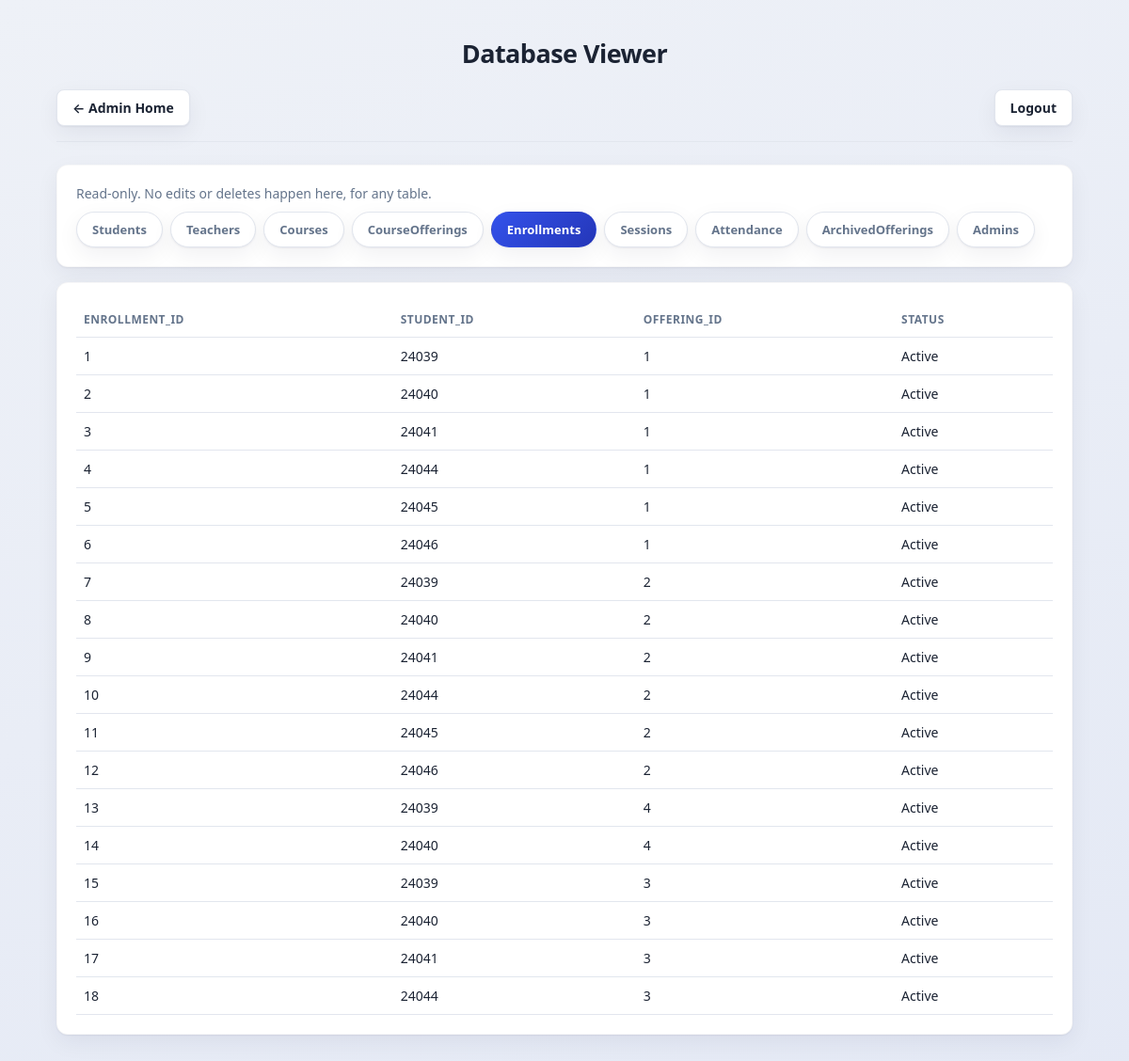
Page /admin/db/Enrollments (signed in) on the committed database.
### tables this page shows
CREATE TABLE Enrollments(
    enrollment_id INTEGER PRIMARY KEY AUTOINCREMENT,
    student_id TEXT NOT NULL,
    offering_id INTEGER NOT NULL,
    status TEXT DEFAULT 'Active',
    FOREIGN KEY(student_id) REFERENCES Students(student_id),
    FOREIGN KEY(offering_id) REFERENCES CourseOfferings(offering_id),
    UNIQUE(student_id, offering_id)
);

### admin.py (the view)
@admin_bp.route("/db/<table>")
@login_required(role="admin")
def db_view(table):
    if table not in VIEWABLE_TABLES:
        return redirect(url_for("admin.db_index"))
    conn = get_connection()
    cur = conn.cursor()
    cur.execute(f"SELECT * FROM {table}")
    rows = cur.fetchall()
    columns = rows[0].keys() if rows else [d[1] for d in cur.execute(f"PRAGMA table_info({table})").fetchall()]
    conn.close()
    return render_template(
        "admin_db_viewer.html", tables=VIEWABLE_TABLES, table=table, columns=columns, rows=rows
    )

### database.py (called while the page is built, shortened)
def _ensure_schema(conn):
    global _SCHEMA_CHECKED
    if _SCHEMA_CHECKED:
        return

def get_connection():
    conn = sqlite3.connect(DATABASE)
    conn.row_factory = sqlite3.Row
    _ensure_schema(conn)
    return conn

### ui.py (called while the page is built)
def login_required(role=None):
    def decorator(view):
        @wraps(view)
        def wrapped(*args, **kwargs):
            user_role = session.get("role")
            if not user_role:
                return redirect(url_for("ui.login"))
            if role and user_role != role:
                return redirect(url_for("ui.teacher_dashboard" if user_role == "teacher" else "ui.student_dashboard"))
            return view(*args, **kwargs)
        return wrapped
    return decorator

### templates/admin_db_viewer.html (shortened to what this page needs)
<!doctype html>
<html lang="en">
<head>
  <link rel="stylesheet" href="{{ url_for('static', filename='styles.css') }}" />
</head>
<body>
  <div class="container">
    <h1 class="page-title">Database Viewer</h1>
    <div class="top">
      <a class="logout-btn" href="{{ url_for('admin.dashboard') }}">← Admin Home</a>
      <a class="logout-btn" href="{{ url_for('ui.logout') }}">Logout</a>
    </div>
    <div class="card" style="margin-bottom:16px;">
      <p class="hint" style="margin:0 0 10px;">Read-only. No edits or deletes happen here, for any table.</p>
      <div style="display:flex; flex-wrap:wrap; gap:8px;">
        {% for t in tables %}
        <a class="tab-link {% if t == table %}active{% endif %}" href="{{ url_for('admin.db_view', table=t) }}">{{ t }}</a>
        {% endfor %}
      </div>
    </div>
    {% if table %}
    <div class="card" style="overflow-x:auto;">
      {% if rows %}
      <table>
        <thead>
          <tr>{% for col in columns %}<th>{{ col }}</th>{% endfor %}</tr>
        </thead>
        <tbody>
          {% for row in rows %}
          <tr>
            {% for col in columns %}<td>{{ row[col] if row[col] is not none else '—' }}</td>{% endfor %}
          </tr>
          {% endfor %}
        </tbody>
      </table>
      {% else %}
      <p class="empty-note">{{ table }} is empty.</p>
      {% endif %}
    </div>
    {% else %}
    <div class="card">
      <p class="empty-note">Pick a table above to view its rows.</p>
    </div>
    {% endif %}
  </div>
</body>
</html>

### static/styles.css (style rules this page uses)
:root { --bg: #eef1f7; --bg-gradient: linear-gradient(160deg, #eef1f7 0%, #e4e9f5 100%); --card: #ffffff; --text: #1b2333; --muted: #64748b; --line: #e2e6ee; --primary: #3452eb; --primary-dark: #2436b8; --primary-soft: #eef0fe; --danger: #dc2626; --danger-soft: #fdecec; --good: #15803d; --good-soft: #e3f6e9; --good-strong: #0f9d58; --warn: #4d7c0f; --warn-soft: #eef8e0; --radius: 12px; --shadow: 0 1px 2px rgba(20, 25, 45, 0.06), 0 8px 24px rgba(20, 25, 45, 0.06); }
body { margin: 0; font-family: "Segoe UI", "Inter", system-ui, -apple-system, Arial, sans-serif; background: var(--bg-gradient); color: var(--text); min-height: 100vh; box-sizing: border-box; }
.container { max-width: 1080px; margin: 0 auto; padding: 32px 20px 60px; }
.top { display: flex; justify-content: space-between; align-items: center; margin-bottom: 24px; padding-bottom: 16px; border-bottom: 1px solid var(--line); }
.page-title { text-align: center; font-size: 27px; font-weight: 800; letter-spacing: -0.02em; margin: 6px 0 20px; color: var(--text); }
.logout-btn { display: inline-flex; align-items: center; gap: 6px; padding: 9px 16px; border-radius: 8px; background: var(--card); border: 1px solid var(--line); color: var(--text); font-size: 14px; font-weight: 600; box-shadow: var(--shadow); transition: all 0.15s ease; }
.card { background: var(--card); border-radius: var(--radius); padding: 20px; box-shadow: var(--shadow); border: 1px solid rgba(20, 25, 45, 0.03); }
.card + .card { margin-top: 16px; }
a { color: var(--primary); text-decoration: none; }
.hint { color: var(--muted); font-size: 14px; }
table { width: 100%; border-collapse: collapse; background: var(--card); font-size: 14px; }
th, td { border-bottom: 1px solid var(--line); padding: 10px 8px; text-align: left; }
th { background: transparent; color: var(--muted); font-size: 12px; text-transform: uppercase; letter-spacing: 0.04em; font-weight: 700; }
.tab-link { padding: 9px 16px; border-radius: 999px; font-size: 13px; font-weight: 600; background: var(--card); border: 1px solid var(--line); color: var(--muted); box-shadow: var(--shadow); }
.tab-link.active { background: linear-gradient(135deg, var(--primary), var(--primary-dark)); color: #fff; border-color: transparent; }

### rows in the picture
Enrollments: enrollment_id "1" "24039" "1" "Active"
Enrollments: enrollment_id "2" "24040" "1" "Active"
Enrollments: enrollment_id "3" "24041" "1" "Active"
Enrollments: enrollment_id "4" "24044" "1" "Active"
Enrollments: enrollment_id "5" "24045" "1" "Active"
Enrollments: enrollment_id "6" "24046" "1" "Active"
Enrollments: enrollment_id "7" "24039" "2" "Active"
Enrollments: enrollment_id "8" "24040" "2" "Active"
Enrollments: enrollment_id "9" "24041" "2" "Active"
Enrollments: enrollment_id "10" "24044" "2" "Active"
Enrollments: enrollment_id "11" "24045" "2" "Active"
Enrollments: enrollment_id "12" "24046" "2" "Active"
Enrollments: enrollment_id "13" "24039" "4" "Active"
Enrollments: enrollment_id "14" "24040" "4" "Active"
Enrollments: enrollment_id "15" "24039" "3" "Active"
Enrollments: enrollment_id "16" "24040" "3" "Active"
Enrollments: enrollment_id "17" "24041" "3" "Active"
Enrollments: enrollment_id "18" "24044" "3" "Active"

### other values in the picture
{{ t }} "Students" "Teachers" "Courses" "CourseOfferings" "Enrollments" "Sessions" "Attendance" "ArchivedOfferings" "Admins"
{{ col }} "ENROLLMENT_ID" "STUDENT_ID" "OFFERING_ID" "STATUS"
